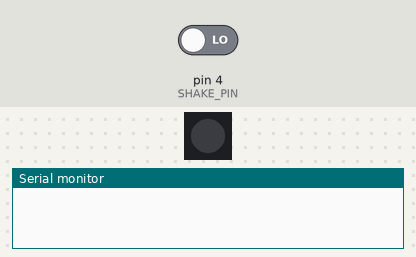
This sketch was run on a simulated Arduino Uno, built with avr-gcc and run on an emulated ATmega328P. Shown: 1 RGB LEDs in strip order, left to right, the last lines printed to the serial monitor. Inputs (shaded band) come from the test bench; at power-on: pin 4 (SHAKE_PIN) LOW. Dim RGB values are drawn brighter than linear; random numbers use the default seed unless the sketch sets one.

Above: at 1.2 s.
1.3 s: pin 4 (SHAKE_PIN) driven HIGH
At 1.78 s:
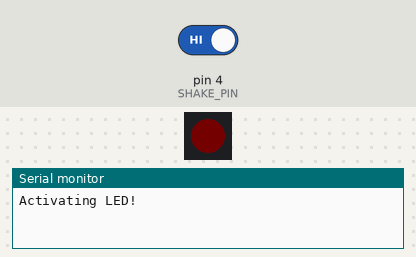
At 4.75 s:
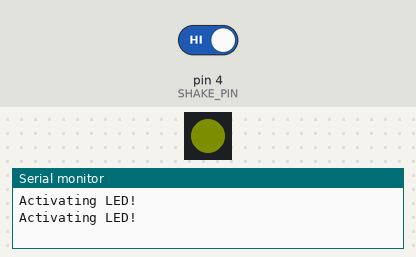
7.3 s: pin 4 (SHAKE_PIN) driven LOW
10.3 s: pin 4 (SHAKE_PIN) driven HIGH
At 16.59 s:
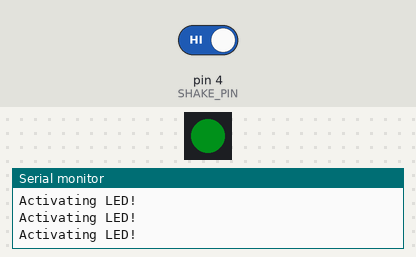
Timing chart, 0 to 29.6 s (numbered marks = the images above; inputs shaded):
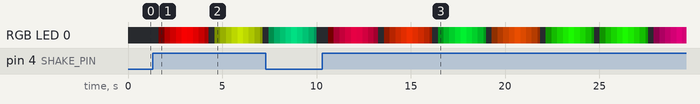

Measured:
- after the input at 1.3 s, RGB LED 0: off → RGB(1, 0, 0) after 0.34 s, → RGB(59, 0, 0) 0.30 s later, → RGB(117, 0, 0) 0.30 s later, → RGB(175, 0, 0) 0.30 s later, … (20 changes in this stretch)
- after the input at 10.3 s, RGB LED 0: off → RGB(1, 0, 0) after 0.32 s, → RGB(45, 0, 13) 0.30 s later, → RGB(90, 0, 27) 0.30 s later, → RGB(134, 0, 40) 0.30 s later, … (66 changes in this stretch)

The sketch:

LittleAbbot.ino
```cpp
#include <Adafruit_NeoPixel.h>
#include <FastLED.h>

#define NEOPIXEL_PIN 2
#define NUM_LEDS 1
#define SHAKE_PIN   4
#define SHAKE_THRESHOLD 512
#define OFF 0
#define ON  1

CRGB leds[NUM_LEDS];
Adafruit_NeoPixel strip = Adafruit_NeoPixel(1, NEOPIXEL_PIN, NEO_GRBW + NEO_KHZ800);

bool state = 0;
uint8_t gHue = 0;
uint8_t gHueDelta = 3;

// the setup function runs once when you press reset or power the board
void setup() {
  pinMode(SHAKE_PIN, INPUT);
  randomSeed(analogRead(1));
  FastLED.addLeds<NEOPIXEL, NEOPIXEL_PIN>(leds, NUM_LEDS);
  FastLED.setBrightness(0);
  FastLED.show();
  Serial.begin(9600);
  delay(30);
}

// the loop function runs over and over again forever
void loop() {
  switch(state) {
    case OFF:
      if (digitalRead(SHAKE_PIN)) {
        Serial.println("Activating LED!");
        state = ON;
      }
      delay(200);
      break;
    case ON:
      leds[0].setHue(random(256));
      for(int i = 0; i < 255; i++ ) {
        FastLED.setBrightness(i);
        FastLED.show();
        delay(5);
      }
      for(int i = 0; i < 255; i++ ) {
        FastLED.setBrightness(255-i);
        FastLED.show();
        delay(5);
      }
      leds[0] = CRGB::Black;
      FastLED.show();
      state = OFF;
      break;
  }
}
```
